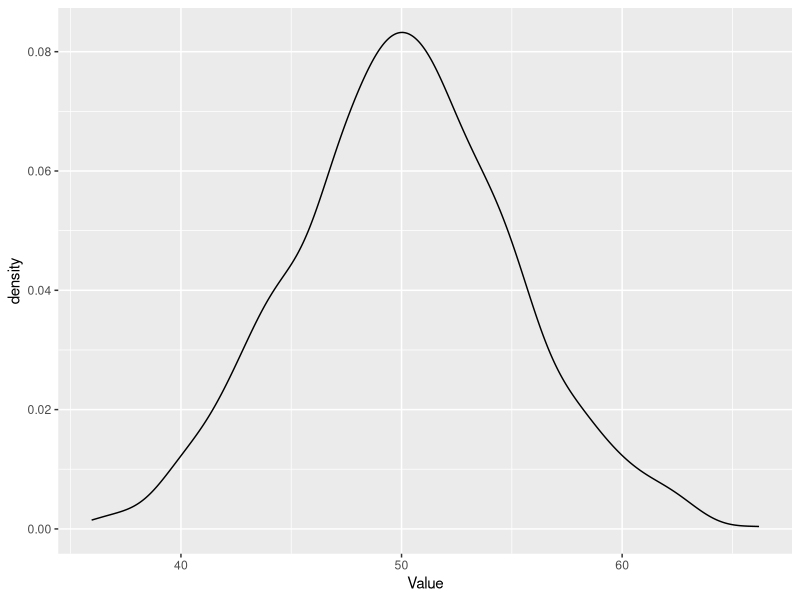

The R script that drew this image:
#2 Bootstrapping / Hypothetical
library(ggplot2)

set.seed(123)
df_boot <- data.frame(
  Value = rnorm(1000, mean = 50, sd = 5)
)

ggplot(df_boot, aes(x = Value)) +
  geom_density(alpha = 0.3)

